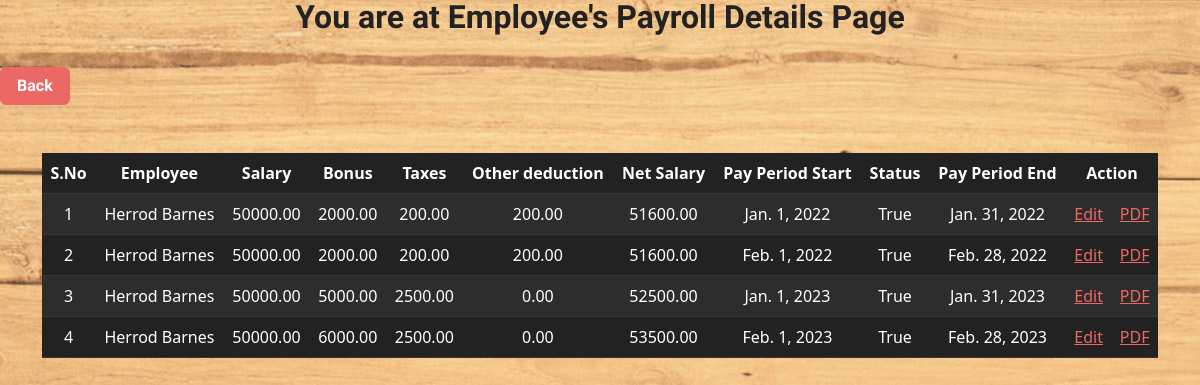
/employee/searchpayroll/Herrod Barnes/ (signed in), run on an earlier commit of the app's database.
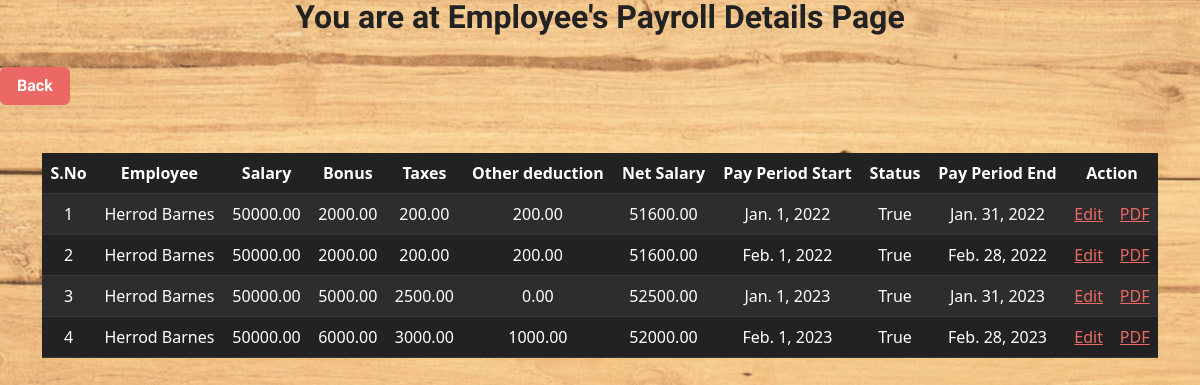
And on a later commit of the database.
### app_payroll/models.py (models this page shows, shortened)
class Payroll(models.Model):
    employee = models.ForeignKey(Employee, on_delete=models.CASCADE)
    salary = models.DecimalField(max_digits=10, decimal_places=2)
    bonus = models.DecimalField(max_digits=10, decimal_places=2)
    taxes = models.DecimalField(max_digits=10, decimal_places=2)
    other_deduction = models.DecimalField(max_digits=10, decimal_places=2)
    net_salary = models.DecimalField(max_digits=10, decimal_places=2)
    pay_period_start= models.DateField()
    pay_period_end = models.DateField()
    status = models.BooleanField(default=False)
    class Meta:
        db_table = "app_payroll"

class Employee(models.Model):
    full_name = models.CharField(max_length=150)
    email = models.EmailField(max_length=150)
    address = models.CharField(max_length=150)
    gender = models.CharField(max_length=50)
    contact = models.CharField(max_length=150)
    def __str__(self):
        return self.full_name
    class Meta:
        db_table = "app_employee"

### app_payroll/views.py (the view)
# urls.py: path('searchpayroll/<str:name>/', views.search_payroll, name='search-payroll' ),
@login_required(login_url='login')
def search_payroll(request, name):
    profile = Payroll.objects.filter(employee__full_name=name).order_by('pay_period_start')
    context = {"data" : profile}
    return render(request, 'payroll/payroll_profile.html', context)

### templates/payroll/payroll_profile.html (shortened to what this page needs)
<!DOCTYPE html>
<html>
<head>
  {% load static %}
  <h2 style="text-align: center;">You are at Employee's Payroll Details Page</h2>
  <br>
  <a href="{% url 'payroll-index' %}" class="btn btn-primary">Back</a>
  <link rel='stylesheet' type='text/css' media='screen' href="{% static '/css/bootstrap.min.css' %}">
</head>
<body>
  <div class="container mt-5">
    <table class="table table-dark table-striped" style="text-align: center;">
        <thead>
        <tr>
            <th>S.No</th>
          <th scope="col">Employee</th>
          <th scope="col">Salary</th>
          <th scope="col">Bonus</th>
          <th scope="col">Taxes</th>
          <th scope="col">Other deduction</th>
          <th class="scope">Net Salary</th>
          <th class="scope">Pay Period Start</th>
          <th class="scope">Status</th>
          <th class="scope">Pay Period End</th>
          <th colspan="2">Action</th>
        </tr>
        </thead>
        <tbody>
        {% for val in data %}
        <tr>
          <td>{{ forloop.counter }}</td>
          <td>{{ val.employee }}</td>
          <td>{{ val.salary }}</td>
          <td>{{ val.bonus }}</td>
          <td>{{ val.taxes }}</td>
          <td>{{ val.other_deduction }}</td>
          <td>{{ val.net_salary }}</td>
          <td>{{ val.pay_period_start }}</td>
          <td>{{ val.status }}</td>
          <td>{{ val.pay_period_end }}</td>
          <td><a href="{% url 'payroll-edit' val.id %}">Edit</a></td>
          <td><a href="{% url 'payroll-pdf' val.employee %}">PDF</a></td>
        </tr>
        {% endfor %}
        </tbody>
</div>
</body>
</html>

What changed in the data, as far as the page shows it:
changed Payroll "Feb. 1, 2023": taxes "2500.00" → "3000.00"; other_deduction "0.00" → "1000.00"; net_salary "53500.00" → "52000.00"
